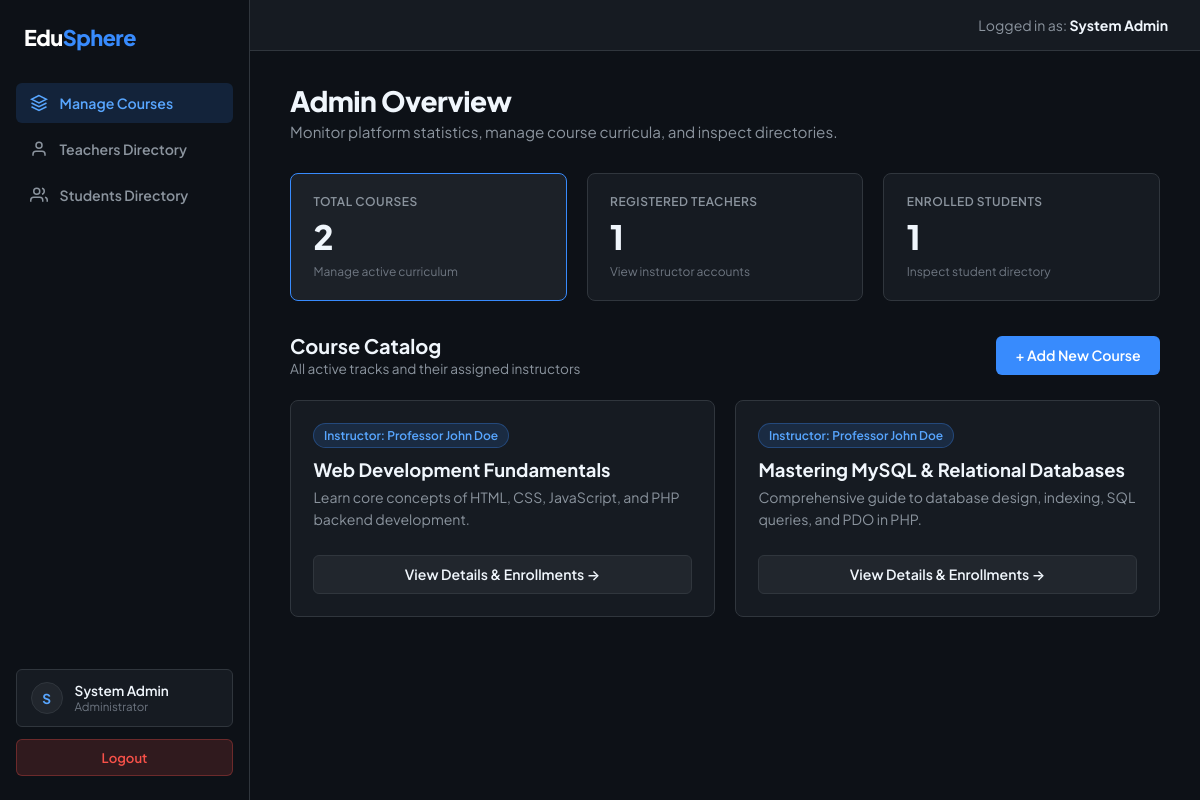
Page /admin_dashboard.php (signed in) on the committed database.
### tables this page shows
CREATE TABLE IF NOT EXISTS `courses` (
  `id` INT AUTO_INCREMENT PRIMARY KEY,
  `title` VARCHAR(255) NOT NULL,
  `description` TEXT,
  `teacher_id` INT NULL,
  `created_at` TIMESTAMP DEFAULT CURRENT_TIMESTAMP,
  FOREIGN KEY (`teacher_id`) REFERENCES `users`(`id`) ON DELETE SET NULL
);

CREATE TABLE IF NOT EXISTS `users` (
  `id` INT AUTO_INCREMENT PRIMARY KEY,
  `fullname` VARCHAR(100) NOT NULL,
  `email` VARCHAR(100) NOT NULL UNIQUE,
  `password` VARCHAR(255) NOT NULL,
  `role` ENUM('admin', 'teacher', 'student') NOT NULL DEFAULT 'student',
  `created_at` TIMESTAMP DEFAULT CURRENT_TIMESTAMP
);

### admin_dashboard.php (the view, shortened to what this page needs)
<?php
require_once 'db.php';
$totalCourses  = $pdo->query("SELECT COUNT(*) FROM courses")->fetchColumn();
$totalTeachers = $pdo->query("SELECT COUNT(*) FROM users WHERE role = 'teacher'")->fetchColumn();
$totalStudents = $pdo->query("SELECT COUNT(*) FROM users WHERE role = 'student'")->fetchColumn();
$coursesStmt = $pdo->query("
    SELECT c.*, u.fullname AS teacher_name
    FROM courses c
    LEFT JOIN users u ON c.teacher_id = u.id
    ORDER BY c.created_at DESC
");
$courses = $coursesStmt->fetchAll();
$firstInitial = strtoupper(substr($_SESSION['user_name'], 0, 1));
?>
<!DOCTYPE html>
<html lang="en">
<head>
  <link rel="stylesheet" href="dashboard.css">
</head>
<body>
  <div class="dashboard-layout">
    <aside class="sidebar" id="sidebar">
      <div>
        <div class="sidebar-header">
          <a href="index.php" class="logo">Edu<span>Sphere</span></a>
        </div>
        <ul class="sidebar-nav">
          <li>
            <a href="javascript:void(0)" onclick="switchTab('coursesTab')" class="sidebar-link active" id="navCourses">
              <svg viewBox="0 0 24 24"><path d="M12 2L2 7l10 5 10-5-10-5zM2 17l10 5 10-5M2 12l10 5 10-5"></path></svg>
              <span>Manage Courses</span>
            </a>
          </li>
          <li>
            <a href="javascript:void(0)" onclick="switchTab('teachersTab')" class="sidebar-link" id="navTeachers">
              <svg viewBox="0 0 24 24"><path d="M20 21v-2a4 4 0 0 0-4-4H8a4 4 0 0 0-4 4v2"></path><circle cx="12" cy="7" r="4"></circle></svg>
              <span>Teachers Directory</span>
            </a>
          </li>
          <li>
            <a href="javascript:void(0)" onclick="switchTab('studentsTab')" class="sidebar-link" id="navStudents">
              <svg viewBox="0 0 24 24"><path d="M17 21v-2a4 4 0 0 0-4-4H5a4 4 0 0 0-4 4v2"></path><circle cx="9" cy="7" r="4"></circle><path d="M23 21v-2a4 4 0 0 0-3-3.87"></path><path d="M16 3.13a4 4 0 0 1 0 7.75"></path></svg>
              <span>Students Directory</span>
            </a>
          </li>
        </ul>
      </div>
      <div>
        <div class="sidebar-user-card">
          <div class="user-avatar"><?= $firstInitial ?></div>
          <div>
            <div class="user-name"><?= htmlspecialchars($_SESSION['user_name']) ?></div>
            <div class="user-role">Administrator</div>
          </div>
        </div>
        <div class="sidebar-footer">
          <a href="logout.php" class="btn-logout">Logout</a>
        </div>
      </div>
    </aside>
    <div class="dashboard-content">
      <header class="dashboard-topbar">
        <div class="topbar-welcome">
          Logged in as: <span><?= htmlspecialchars($_SESSION['user_name']) ?></span>
        </div>
      </header>
      <main class="dashboard-body">
        <div class="dashboard-header-area">
          <h1>Admin Overview</h1>
          <p>Monitor platform statistics, manage course curricula, and inspect directories.</p>
        </div>
        <div class="stat-cards-grid">
          <div class="stat-card active-card" id="cardCourses" onclick="switchTab('coursesTab')">
            <h3>Total Courses</h3>
            <p><?= $totalCourses ?></p>
            <span class="stat-card-hint">Manage active curriculum</span>
          </div>
          <div class="stat-card" id="cardTeachers" onclick="switchTab('teachersTab')">
            <h3>Registered Teachers</h3>
            <p><?= $totalTeachers ?></p>
            <span class="stat-card-hint">View instructor accounts</span>
          </div>
          <div class="stat-card" id="cardStudents" onclick="switchTab('studentsTab')">
            <h3>Enrolled Students</h3>
            <p><?= $totalStudents ?></p>
            <span class="stat-card-hint">Inspect student directory</span>
          </div>
        </div>
        <div id="coursesTab" class="admin-tab-pane active">
          <div class="crud-header">
            <div>
              <h2>Course Catalog</h2>
              <p>All active tracks and their assigned instructors</p>
            </div>
            <button class="btn btn-primary" onclick="openAddModal()">+ Add New Course</button>
          </div>
          <?php if (empty($courses)): ?>
            <div class="table-container" style="padding: 3rem 2rem; text-align: center; color: var(--text-muted);">
              <p>No courses created yet. Click "+ Add New Course" to get started.</p>
            </div>
          <?php else: ?>
            <div class="course-grid">
              <?php foreach ($courses as $c): ?>
                <div class="course-card-box">
                  <div>
                    <span class="badge badge-primary">
                      <?= $c['teacher_name'] ? 'Instructor: ' . htmlspecialchars($c['teacher_name']) : 'Instructor Unassigned' ?>
                    </span>
                    <h3><?= htmlspecialchars($c['title']) ?></h3>
                    <p><?= htmlspecialchars($c['description'] ?: 'No course description provided.') ?></p>
                  </div>
                  <div>
                    <a href="admin_manage_course.php?course_id=<?= $c['id'] ?>" class="btn btn-secondary" style="width: 100%;">
                      View Details & Enrollments →
                    </a>
                  </div>
                </div>
              <?php endforeach; ?>
            </div>
          <?php endif; ?>
        </div>
      </main>
    </div>
  </div>
</body>
</html>

### rows in the picture
courses: teacher.fullname "Professor John Doe", title "Web Development Fundamentals", description "Learn core concepts of HTML, CSS, JavaScript, and PHP backend development.", $c['id'] 1 (drawn)
courses: teacher.fullname "Professor John Doe", title "Mastering MySQL & Relational Databases", description "Comprehensive guide to database design, indexing, SQL queries, and PDO in PHP."

### other values in the picture
$firstInitial "S"
$_SESSION['user_name'] "System Admin"
$totalCourses "2"
$totalTeachers "1"
$totalStudents "1"
